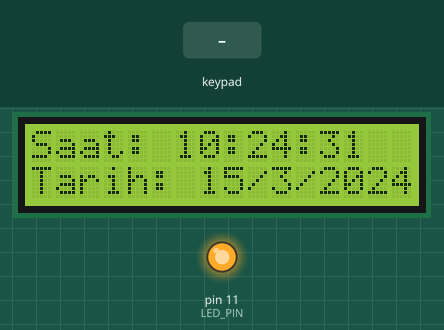
Recording of a sketch running on a simulated Arduino Uno, built with avr-gcc and run on an emulated ATmega328P. On the bench: 16×2 character LCD, output pins drawn as LEDs (lit = HIGH). Wiring (inferred from the names in the program): DS3231 clock at I2C address 0x68. The test bench sets the inputs (shaded band). The local clock reads 2024-03-15 10:24:30 at power-on unless the sketch sets it.

Above: at 1.2 s.
1.3 s: key 'A' pressed
At 2.8 s:
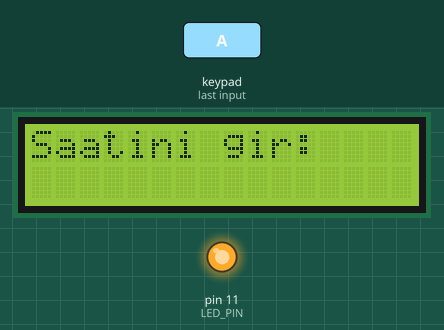
3.6 s: keypad keys 2 3 4 5 # pressed 1.416 s apart
At 9.7 s:
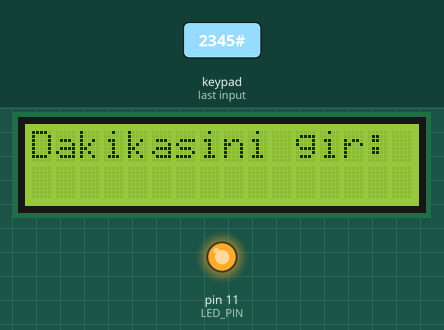
12.1 s: key 'B' pressed
At 13.3 s:
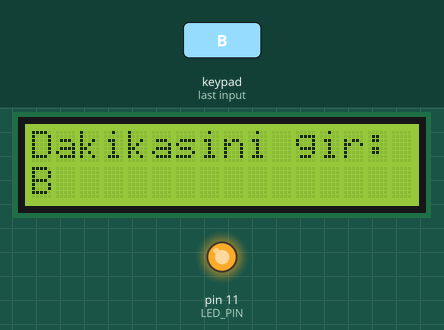
13.6 s: keypad keys 2 3 4 5 * pressed 1.416 s apart
At 20.3 s:
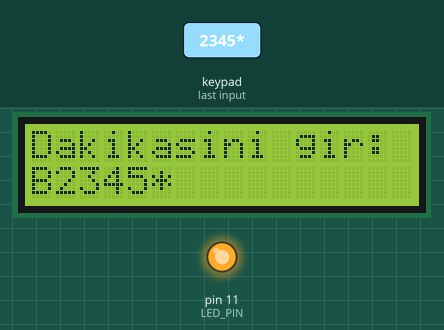
22.1 s: key 'C' pressed
At 22.6 s:
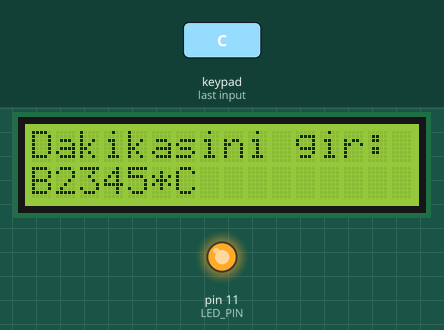
23.6 s: keypad keys 2 3 4 5 A pressed 1.416 s apart
At 29.5 s:
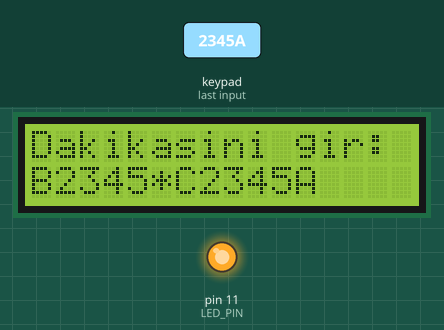
Timing chart, 0 to 31.0 s (numbered marks = the images above; inputs shaded):
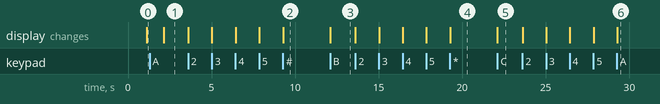

The sketch:

sketch_may30aoldu.ino
```cpp
#include <Wire.h>
#include <Keypad.h>
#include <LiquidCrystal_I2C.h>

#define DS3231_ADDRESS 0x68
#define LED_PIN 11
#define KEYPAD_ROWS 4
#define KEYPAD_COLS 4

LiquidCrystal_I2C lcd(0x3F, 16, 2);

const byte ROWS = 4;
const byte COLS = 4;

char keys[ROWS][COLS] = {
  {'1', '2', '3', 'A'},
  {'4', '5', '6', 'B'},
  {'7', '8', '9', 'C'},
  {'*', '0', '#', 'D'}
};

byte rowPins[ROWS] = {2, 3, 4, 5};
byte colPins[COLS] = {6, 7, 8, 9};

Keypad keypad = Keypad(makeKeymap(keys), rowPins, colPins, ROWS, COLS);

byte alarmHour = 0;
byte alarmMinute = 0;
bool isAlarmSet = false;
bool alarmTriggered = false; // alarmTriggered burada tanımlanır
unsigned long alarmStartTime = 0;

void setup() {
  Serial.begin(9600);
  Wire.begin();
  lcd.begin(16, 2);
  lcd.backlight();

  pinMode(LED_PIN, OUTPUT);
  digitalWrite(LED_PIN, HIGH); // LED'i başta söndür
}

void loop() {
  byte second, minute, hour, dayOfWeek, dayOfMonth, month, year;
  readDS3231Time(&second, &minute, &hour, &dayOfWeek, &dayOfMonth, &month, &year);

  char key = keypad.getKey();
  if (key == 'A') {
    setAlarm();
    delay(100);
  }

  checkAlarm(hour, minute, second);
  displayTime(hour, minute, second, dayOfMonth, month, year);

  if (alarmTriggered) {
    if (millis() - alarmStartTime >= 120000) { // 120000 ms = 2 dakika
      alarmTriggered = false;
      digitalWrite(LED_PIN, HIGH); // LED'i söndür
    }
  }

  delay(1000);
}

void setAlarm() {
  lcd.clear();
  lcd.print("Saatini gir:");
  delay(100);

  alarmHour = getNumberFromKeypad();
  lcd.clear();
  lcd.print("Dakikasini gir:");
  delay(100);

  alarmMinute = getNumberFromKeypad();
  lcd.clear();
  lcd.print("Alarm ayarlandi!");
  delay(1000);
  isAlarmSet = true;
}

void checkAlarm(byte currentHour, byte currentMinute, byte currentSecond) {
  if (isAlarmSet && currentHour == alarmHour && currentMinute == alarmMinute && currentSecond == 0) {
    digitalWrite(LED_PIN, LOW); // LED'i yak
    alarmStartTime = millis();
    alarmTriggered = true;
    isAlarmSet = false; // Alarmı sıfırla
  }
}

void displayTime(byte hour, byte minute, byte second, byte dayOfMonth, byte month, byte year) {
  lcd.clear();
  lcd.setCursor(0, 0);
  lcd.print("Saat: ");
  printTime(hour, minute, second);

  lcd.setCursor(0, 1);
  lcd.print("Tarih: ");
  printDate(dayOfMonth, month, year);
}

void printTime(byte hour, byte minute, byte second) {
  lcd.print(hour);
  lcd.print(":");
  lcd.print(minute);
  lcd.print(":");
  lcd.print(second);
}

void printDate(byte dayOfMonth, byte month, byte year) {
  lcd.print(dayOfMonth);
  lcd.print("/");
  lcd.print(month);
  lcd.print("/");
  lcd.print(2000 + year);
}

byte getNumberFromKeypad() {
  String input = "";
  while (true) {
    char key = keypad.getKey();
    if (key != NO_KEY) {
      if (key == '#') {
        return input.toInt();
      } else {
        input += key;
        lcd.setCursor(0, 1);
        lcd.print(input);
      }
    }
  }
}

void readDS3231Time(byte *second, byte *minute, byte *hour, byte *dayOfWeek, byte *dayOfMonth, byte *month, byte *year) {
  Wire.beginTransmission(DS3231_ADDRESS);
  Wire.write(0);
  Wire.endTransmission();

  Wire.requestFrom(DS3231_ADDRESS, 7);

  *second = bcdToDec(Wire.read() & 0x7F);
  *minute = bcdToDec(Wire.read());
  *hour = bcdToDec(Wire.read() & 0x3F);
  *dayOfWeek = bcdToDec(Wire.read());
  *dayOfMonth = bcdToDec(Wire.read());
  *month = bcdToDec(Wire.read());
  *year = bcdToDec(Wire.read());
}

byte bcdToDec(byte val) {
  return ((val / 16 * 10) + (val % 16));


}
```

Measured:
- after the input at 1.3 s, the display: changes after 0.85 s (image 1)
- after the input at 3.6 s, the display: first changes at once (image 2 shows a later state)
- after the input at 12.1 s, the display: changes at once (image 3)
- after the input at 13.6 s, the display: first changes at once (image 4 shows a later state)
- after the input at 22.1 s, the display: changes at once (image 5)
- after the input at 23.6 s, the display: first changes at once (image 6 shows a later state)
